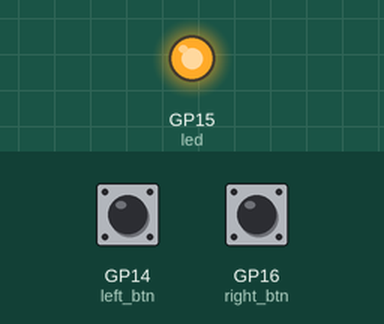
The program below on a simulated Raspberry Pi Pico running MicroPython. Parts: output pins drawn as LEDs (lit = HIGH). The test bench sets the inputs (shaded band); at power-on: GP14 (left_btn) LOW, GP16 (right_btn) LOW. Random numbers come from a fixed seed; what the program prints to the serial console is not drawn.

Above: at 0.1 s.
At 7.0 s:
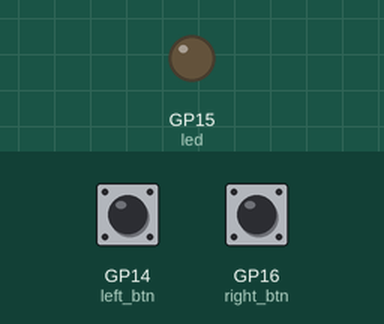
7.1 s: GP14 (left_btn) pulled HIGH for 0.15 s
Timing chart, 0 to 10.1 s (numbered marks = the images above; inputs shaded):
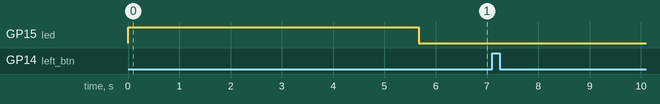

The program:

Reaction_Game.py
```python
import machine
import time
import random
import micropython
micropython.alloc_emergency_exception_buf(100)

pressed = False
led = machine.Pin(15, machine.Pin.OUT)
left_btn = machine.Pin(14, machine.Pin.IN, machine.Pin.PULL_DOWN)
right_btn = machine.Pin(16, machine.Pin.IN, machine.Pin.PULL_DOWN)
fastest_btn = None

def btn_handler(pin):
    global pressed
    print(pin)
    if not pressed:
        pressed = True
        global fastest_btn
        fastest_btn = pin

led.value(1)
time.sleep(random.uniform(5, 10))
led.value(0)

start_time = time.ticks_ms()
left_btn.irq(trigger=machine.Pin.IRQ_RISING, handler=btn_handler)
right_btn.irq(trigger=machine.Pin.IRQ_RISING, handler=btn_handler)

while fastest_btn is None:
    time.sleep(1)

if fastest_btn is left_btn:
    print("Left Player wins!")
elif fastest_btn is right_btn:
    print("Right Player wins!")
```

Measured:
- after the input at 7.1 s, every drawn part: stays the same
